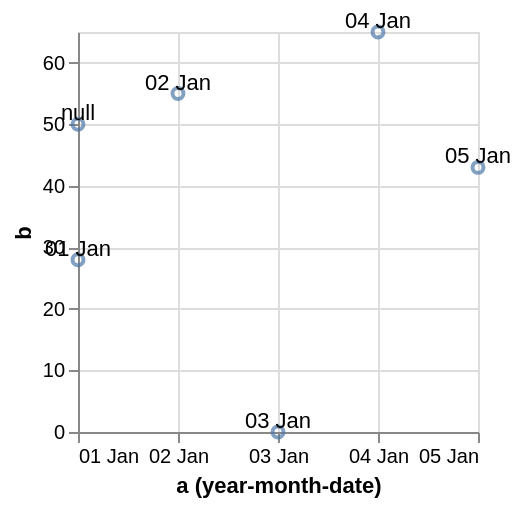

Express this chart as Vega-Lite.
### Vega specification from a JSON file in a GitHub repository (floating-point values rounded to 4 significant figures)
{"$schema": "https://vega.github.io/schema/vega/v5.json", "background": "white", "padding": 5, "width": 200, "height": 200, "style": "cell", "data": [{"name": "source_0", "values": [{"a": "Jan 1, 2000", "b": 28}, {"a": "Jan 2, 2000", "b": 55}, {"a": "Jan 3, 2000", "b": null}, {"a": "Jan 4, 2000", "b": 65}, {"a": "Jan 5, 2000", "b": 43}, {"a": null, "b": 50}]}, {"name": "data_0", "source": "source_0", "transform": [{"type": "formula", "expr": "toDate(datum[\"a\"])", "as": "a"}, {"field": "a", "type": "timeunit", "units": ["year", "month", "date"], "as": ["yearmonthdate_a", "yearmonthdate_a_end"]}]}], "marks": [{"name": "layer_0_marks", "type": "symbol", "style": ["point"], "from": {"data": "data_0"}, "encode": {"update": {"opacity": {"value": 0.7}, "tooltip": {"signal": "{\"a (year-month-date)\": !isValid(datum[\"yearmonthdate_a\"]) || !isFinite(+datum[\"yearmonthdate_a\"]) ? \"\" + datum[\"yearmonthdate_a\"] : timeFormat(datum[\"yearmonthdate_a\"], '%d %b'), \"b\": !isValid(datum[\"b\"]) || !isFinite(+datum[\"b\"]) ? \"\" + datum[\"b\"] : format(datum[\"b\"], \"\")}"}, "fill": {"value": "transparent"}, "stroke": {"value": "#4c78a8"}, "ariaRoleDescription": {"value": "point"}, "description": {"signal": "\"a (year-month-date): \" + (!isValid(datum[\"yearmonthdate_a\"]) || !isFinite(+datum[\"yearmonthdate_a\"]) ? \"\" + datum[\"yearmonthdate_a\"] : timeFormat(datum[\"yearmonthdate_a\"], '%d %b')) + \"; b: \" + (!isValid(datum[\"b\"]) || !isFinite(+datum[\"b\"]) ? \"\" + datum[\"b\"] : format(datum[\"b\"], \"\"))"}, "x": [{"test": "!isValid(datum[\"yearmonthdate_a\"]) || !isFinite(+datum[\"yearmonthdate_a\"])", "signal": "scale('x', domain('x')[0])"}, {"scale": "x", "field": "yearmonthdate_a"}], "y": [{"test": "!isValid(datum[\"b\"]) || !isFinite(+datum[\"b\"])", "scale": "y", "value": 0}, {"scale": "y", "field": "b"}]}}}, {"name": "layer_1_marks", "type": "text", "style": ["text"], "from": {"data": "data_0"}, "encode": {"update": {"baseline": {"value": "bottom"}, "fill": {"value": "black"}, "description": {"signal": "\"a (year-month-date): \" + (!isValid(datum[\"yearmonthdate_a\"]) || !isFinite(+datum[\"yearmonthdate_a\"]) ? \"\" + datum[\"yearmonthdate_a\"] : timeFormat(datum[\"yearmonthdate_a\"], '%d %b')) + \"; b: \" + (!isValid(datum[\"b\"]) || !isFinite(+datum[\"b\"]) ? \"\" + datum[\"b\"] : format(datum[\"b\"], \"\"))"}, "x": [{"test": "!isValid(datum[\"yearmonthdate_a\"]) || !isFinite(+datum[\"yearmonthdate_a\"])", "signal": "scale('x', domain('x')[0])"}, {"scale": "x", "field": "yearmonthdate_a"}], "y": [{"test": "!isValid(datum[\"b\"]) || !isFinite(+datum[\"b\"])", "scale": "y", "value": 0}, {"scale": "y", "field": "b"}], "text": {"signal": "!isValid(datum[\"yearmonthdate_a\"]) || !isFinite(+datum[\"yearmonthdate_a\"]) ? \"\" + datum[\"yearmonthdate_a\"] : timeFormat(datum[\"yearmonthdate_a\"], '%d %b')"}, "align": {"value": "center"}}}}], "scales": [{"name": "x", "type": "time", "domain": {"data": "data_0", "field": "yearmonthdate_a"}, "range": [0, {"signal": "width"}]}, {"name": "y", "type": "linear", "domain": {"data": "data_0", "field": "b"}, "range": [{"signal": "height"}, 0], "nice": true, "zero": true}], "axes": [{"scale": "x", "orient": "bottom", "gridScale": "y", "grid": true, "tickCount": {"signal": "ceil(width/40)"}, "tickMinStep": {"signal": "datetime(2001, 0, 2, 0, 0, 0, 0) - datetime(2001, 0, 1, 0, 0, 0, 0)"}, "domain": false, "labels": false, "aria": false, "maxExtent": 0, "minExtent": 0, "ticks": false, "zindex": 0}, {"scale": "y", "orient": "left", "gridScale": "x", "grid": true, "tickCount": {"signal": "ceil(height/40)"}, "domain": false, "labels": false, "aria": false, "maxExtent": 0, "minExtent": 0, "ticks": false, "zindex": 0}, {"scale": "x", "orient": "bottom", "grid": false, "title": "a (year-month-date)", "format": "%d %b", "labelFlush": true, "labelOverlap": true, "tickCount": {"signal": "ceil(width/40)"}, "tickMinStep": {"signal": "datetime(2001, 0, 2, 0, 0, 0, 0) - datetime(2001, 0, 1, 0, 0, 0, 0)"}, "zindex": 0}, {"scale": "y", "orient": "left", "grid": false, "title": "b", "labelOverlap": true, "tickCount": {"signal": "ceil(height/40)"}, "zindex": 0}]}
